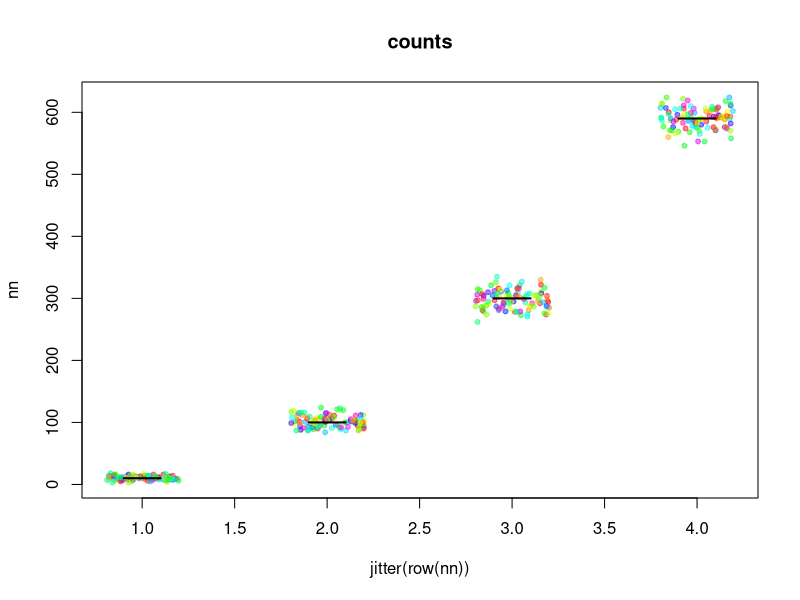
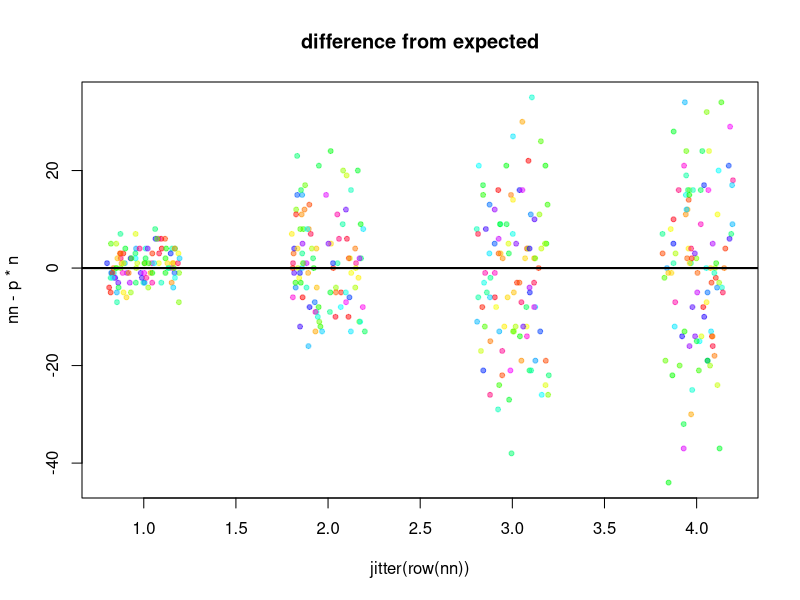
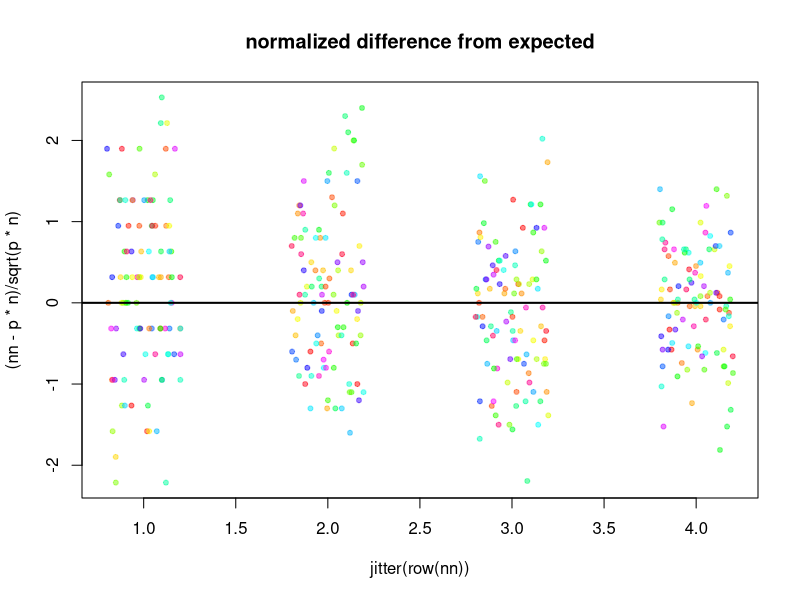
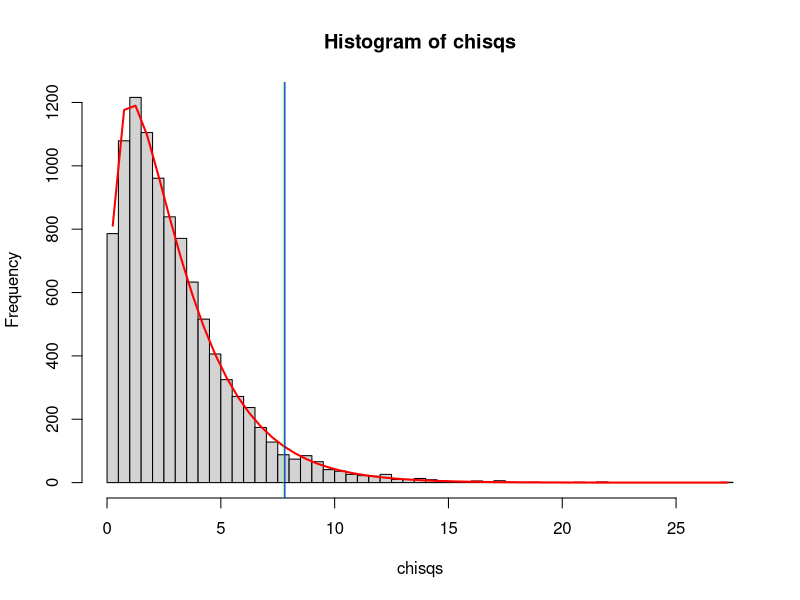

Reproduce these figures in R, in order.
# simulate null distribution for contingency table

p <- c(.01,.1,.3,.59)
df <- length(p)-1
n <- 1000
nreps <- 100
nn <- matrix( rmultinom( nreps, n, prob=p ), nrow=length(p) )

matplot(jitter(row(nn)), nn, pch=20, col=adjustcolor(rainbow(64),.5), main="counts" )
segments(x0=seq_along(p)-.1,x1=seq_along(p)+.1,y0=p*n, lwd=2)

matplot(jitter(row(nn)), nn-p*n, pch=20, col=adjustcolor(rainbow(64),.5), main="difference from expected" )
abline(h=0,lwd=2)

matplot( jitter(row(nn)), (nn-p*n)/sqrt(p*n), pch=20, col=adjustcolor(rainbow(64),.5), main="normalized difference from expected" )
abline(h=0,lwd=2)


nreps <- 10000
nn <- matrix( rmultinom( nreps, n, prob=p ), nrow=length(p) )
chisqs <- colSums((nn-p*n)^2/(p*n))

chih <- hist(chisqs,breaks=40)
with( chih, lines( mids, sum(counts)*diff( pchisq(breaks, df=df ) ), col='red', lwd=2 ) )


# compare table to simulation
q05 <- quantile( chisqs, probs=.95 )
q05
abline( v=q05, col='green' )

t05 <- qchisq(.95,df=df)
t05
abline(v=t05, col='blue' )
